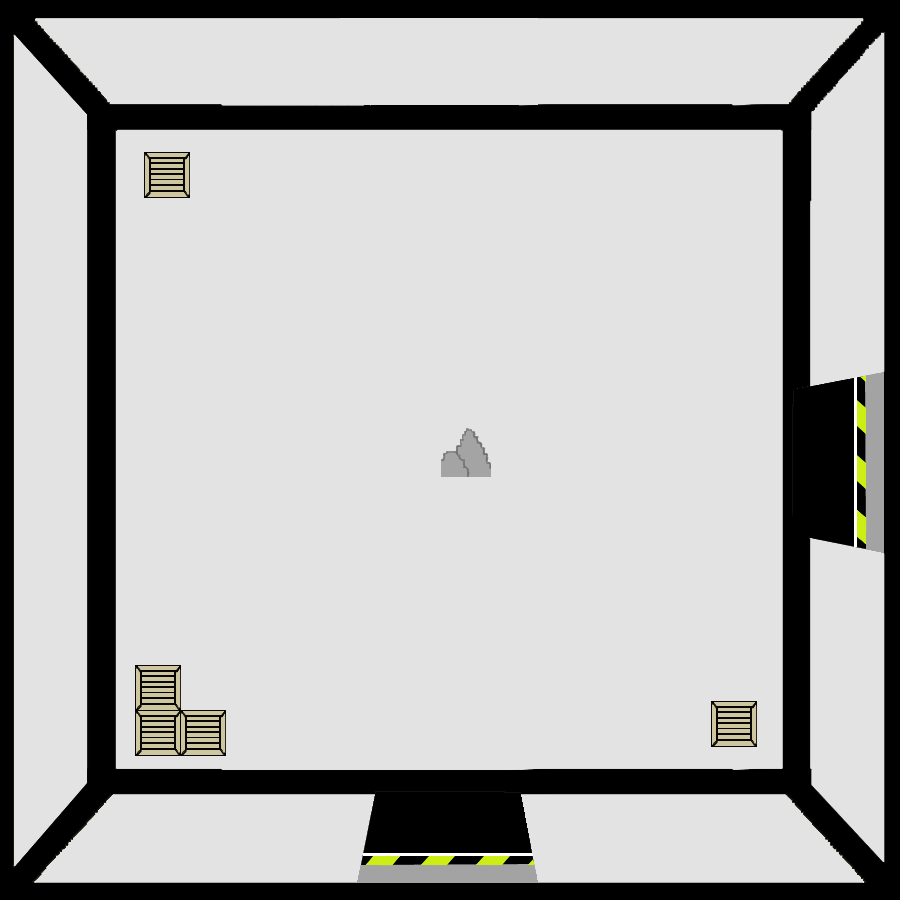

This is a level from a 2D game, rendered from its Tiled map with the project's own tilesets. A one-line summary and the map file follow, with tile-layer data summarised:
An orthogonal 100x100 tile map with 9x9 px tiles, 2 tile layers (SALA, OBJETOS), 3 tilesets.

<map version="1.2" tiledversion="1.3.3" orientation="orthogonal" renderorder="right-down" width="100" height="100" tilewidth="9" tileheight="9" infinite="0" nextlayerid="3" nextobjectid="1">
 <tileset firstgid="1" source="LAB14.tsx" />
 <tileset firstgid="10001" source="ROCAS.tsx" />
 <tileset firstgid="10002" source="CAJA.tsx" />
 <layer id="1" name="SALA" width="100" height="100">
  <data>[10000 cells, 10000 non-empty, 10000 distinct tile ids]</data>
 </layer>
 <layer id="2" name="OBJETOS" width="100" height="100">
  <data>[10000 cells, 795 non-empty, 695 distinct tile ids]</data>
 </layer>
</map>
